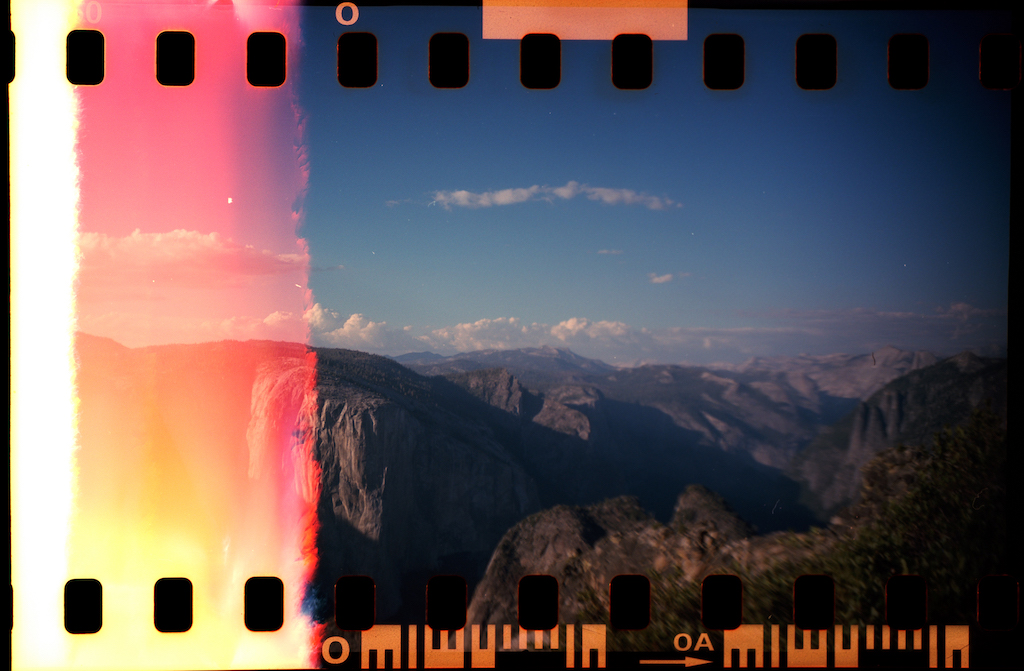
#> input picture images/abc.jpg, 1024 x 671 px
$ python kmeans_image.py ../images/abc.jpg ../images/abc.jpg
#> lines starting #> are read from the running program, lines starting #| are printed output that depends on the picture
import pathlib
import sys

from sklearn.cluster import KMeans
import numpy as np
from PIL import Image
import matplotlib
from matplotlib import pyplot as plt
from typez import NDArray
import typez
import pathlib

DOWNSCALE_FACTOR = 4

import logging

log = logging.getLogger(__name__)


def compute_image_kmeans(
    path: str, n_clusters: int, hsvspace: bool = True
) -> NDArray[["N", 3], np.uint8]:
    """
    Compute chromatic kmeans of an image.

    :path: Path to image.
    :n_clusters: Number of clusters.
    :hsvspace: Whether to use HSV space.
    :return: Chromatic kmeans of image.
    """
#> called with path = '../images/abc.jpg', n_clusters = 12, hsvspace = True
    image = Image.open(path)
#> image is the input picture: PIL image 1024x671 RGB; mean R, G, B 104.4, 89.1, 92.1
    image_resized = image.resize(
        (image.size[0] // DOWNSCALE_FACTOR, image.size[1] // DOWNSCALE_FACTOR),
        Image.LANCZOS,
    )
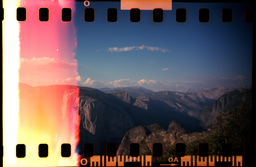
#> image_resized: PIL image 256x167 RGB; mean R, G, B 104.4, 89.2, 92.1

    if hsvspace:
        data = np.asarray(image_resized)
        data_vector: NDArray[["N", 3], np.uint8] = data.reshape(
            (data.shape[0] * data.shape[1], data.shape[2])
        )
        hsv_data_vector: NDArray[["N", 3], np.uint8] = matplotlib.colors.rgb_to_hsv(
            data_vector
        )

        # hsv_data_vector is ([0,1], [0,1], [0,255]) data

        # Normalize v value from [0,255] to [0,1] (otherwise L2 distance will favor distance in v-dimension)
        hsv_data_vector_normalized = np.apply_along_axis(
            lambda pixel: (pixel[0], pixel[1], pixel[2] / 255.0), 1, hsv_data_vector
        )

        assert np.all(
            (0.0 <= hsv_data_vector_normalized.reshape(-1))
            & (hsv_data_vector_normalized.reshape(-1) <= 1.0)
        )

        km = KMeans(n_clusters=n_clusters, verbose=True)
        log.info("Fitting...")
        km.fit(hsv_data_vector_normalized)
#> (printed output is left out)
        log.info("Fitted")

        centers_denormalized = np.apply_along_axis(
            lambda pixel: (pixel[0], pixel[1], pixel[2] * 255.0), 1, km.cluster_centers_
        )
        rgb: NDArray[["N", 3], np.uint8] = matplotlib.colors.hsv_to_rgb(
            centers_denormalized
        )
        return rgb.astype(np.uint8)

    else:
        data = np.asarray(image_resized)
        data_vector: NDArray[["N", 3], np.uint8] = data.reshape(
            (data.shape[0] * data.shape[1], data.shape[2])
        )

        km = KMeans(n_clusters=n_clusters, verbose=True)
        log.info("Fitting...")
        km.fit(data_vector)
        log.info("Fitted")

        return km.cluster_centers_.astype(np.uint8)


def sort_colors_by_value(
    colors: typez.NDArray[["N", 3], np.uint8]
) -> typez.NDArray[["N", 3], np.uint8]:
    return np.array(sorted(colors, key=lambda x: matplotlib.colors.rgb_to_hsv(x)[2]))


def plot_colors(colors: typez.NDArray[["N", 3], np.uint8]) -> None:
    colors_image: typez.NDArray[["N", 3], np.uint8] = colors.reshape(
        (1, colors.shape[0], colors.shape[1])
    )
    plt.imshow(colors_image)
    plt.show()
    return


def save_colors_as_image(colors: typez.NDArray[["N", 3], np.uint8], path: str) -> None:
#> called with colors = array of shape (12, 3), path = '../images/abc.jpg'
    colors_2d = colors.reshape((1, colors.shape[0], colors.shape[1]))
    image = Image.fromarray(colors_2d).resize((colors.shape[0] * 72, colors.shape[1] * 72), resample=Image.NEAREST)
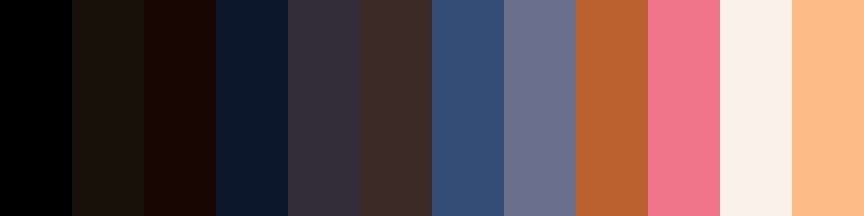
#> image: PIL image 864x216 RGB; mean R, G, B 104.4, 80.7, 80.2
    image.save(path)


if __name__ == "__main__":
    logging.basicConfig(level=logging.INFO)

    log.info(f"Evaluating means of {sys.argv[1]}")
    colors: NDArray[["N", 3], np.uint8] = compute_image_kmeans(
        sys.argv[1], n_clusters=12
    )
    log.info(f"Centers: {colors}")

    hue_sorted_colors = sort_colors_by_value(colors)
    log.info(f"HSV Centers, sorted: {hue_sorted_colors}")

    if len(sys.argv) > 2:
        save_colors_as_image(hue_sorted_colors, sys.argv[2])
    else:
        plot_colors(hue_sorted_colors)
